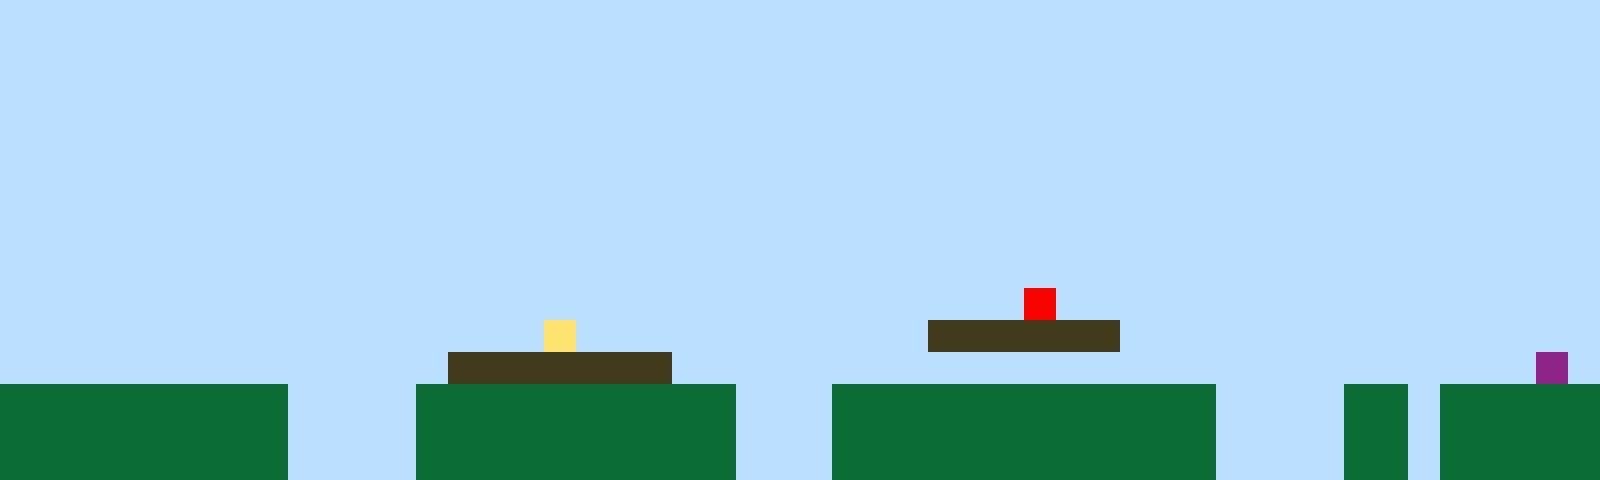

A 2D game scene composited from a Tiled map and its tileset images. What follows is a short description and the map's XML, with every tile layer's data as written:
An orthogonal 50x15 tile map with 32x32 px tiles, 1 tile layer (Tile Layer 1).

<map version="1.10" tiledversion="1.11.2" orientation="orthogonal" renderorder="right-up" width="50" height="15" tilewidth="32" tileheight="32" infinite="0" nextlayerid="2" nextobjectid="1"><editorsettings><export target="map1.csv" format="csv" /></editorsettings><tileset firstgid="1" name="sprites" tilewidth="32" tileheight="32" tilecount="6" columns="3"><image source="sprites.png" width="96" height="64" /></tileset><layer id="1" name="Tile Layer 1" width="50" height="15"><data encoding="csv">1,1,1,1,1,1,1,1,1,1,1,1,1,1,1,1,1,1,1,1,1,1,1,1,1,1,1,1,1,1,1,1,1,1,1,1,1,1,1,1,1,1,1,1,1,1,1,1,1,1,1,1,1,1,1,1,1,1,1,1,1,1,1,1,1,1,1,1,1,1,1,1,1,1,1,1,1,1,1,1,1,1,1,1,1,1,1,1,1,1,1,1,1,1,1,1,1,1,1,1,1,1,1,1,1,1,1,1,1,1,1,1,1,1,1,1,1,1,1,1,1,1,1,1,1,1,1,1,1,1,1,1,1,1,1,1,1,1,1,1,1,1,1,1,1,1,1,1,1,1,1,1,1,1,1,1,1,1,1,1,1,1,1,1,1,1,1,1,1,1,1,1,1,1,1,1,1,1,1,1,1,1,1,1,1,1,1,1,1,1,1,1,1,1,1,1,1,1,1,1,1,1,1,1,1,1,1,1,1,1,1,1,1,1,1,1,1,1,1,1,1,1,1,1,1,1,1,1,1,1,1,1,1,1,1,1,1,1,1,1,1,1,1,1,1,1,1,1,1,1,1,1,1,1,1,1,1,1,1,1,1,1,1,1,1,1,1,1,1,1,1,1,1,1,1,1,1,1,1,1,1,1,1,1,1,1,1,1,1,1,1,1,1,1,1,1,1,1,1,1,1,1,1,1,1,1,1,1,1,1,1,1,1,1,1,1,1,1,1,1,1,1,1,1,1,1,1,1,1,1,1,1,1,1,1,1,1,1,1,1,1,1,1,1,1,1,1,1,1,1,1,1,1,1,1,1,1,1,1,1,1,1,1,1,1,1,1,1,1,1,1,1,1,1,1,1,1,1,1,1,1,1,1,1,1,1,1,1,1,1,1,1,1,1,1,1,1,1,1,1,1,1,1,1,1,1,1,1,1,1,1,1,1,1,1,1,1,1,1,1,1,1,1,1,1,1,1,1,1,1,1,1,1,1,1,1,1,1,1,1,1,1,1,1,1,1,1,1,1,1,1,1,1,1,1,1,1,1,1,1,1,1,1,1,1,1,1,1,1,1,1,1,1,1,1,1,1,1,1,1,1,1,5,1,1,1,1,1,1,1,1,1,1,1,1,1,1,1,1,1,1,1,1,1,1,1,1,1,1,1,1,1,1,1,1,1,1,4,1,1,1,1,1,1,1,1,1,1,1,3,3,3,3,3,3,1,1,1,1,1,1,1,1,1,1,1,1,1,1,1,1,1,1,1,1,1,1,1,1,1,1,1,1,1,3,3,3,3,3,3,3,1,1,1,1,1,1,1,1,1,1,1,1,1,1,1,1,1,1,1,1,1,1,1,1,1,1,1,6,1,2,2,2,2,2,2,2,2,2,1,1,1,1,2,2,2,2,2,2,2,2,2,2,1,1,1,2,2,2,2,2,2,2,2,2,2,2,2,1,1,1,1,2,2,1,2,2,2,2,2,2,2,2,2,2,2,2,2,2,1,1,1,1,2,2,2,2,2,2,2,2,2,2,1,1,1,2,2,2,2,2,2,2,2,2,2,2,2,1,1,1,1,2,2,1,2,2,2,2,2,2,2,2,2,2,2,2,2,2,1,1,1,1,2,2,2,2,2,2,2,2,2,2,1,1,1,2,2,2,2,2,2,2,2,2,2,2,2,1,1,1,1,2,2,1,2,2,2,2,2</data></layer></map>
